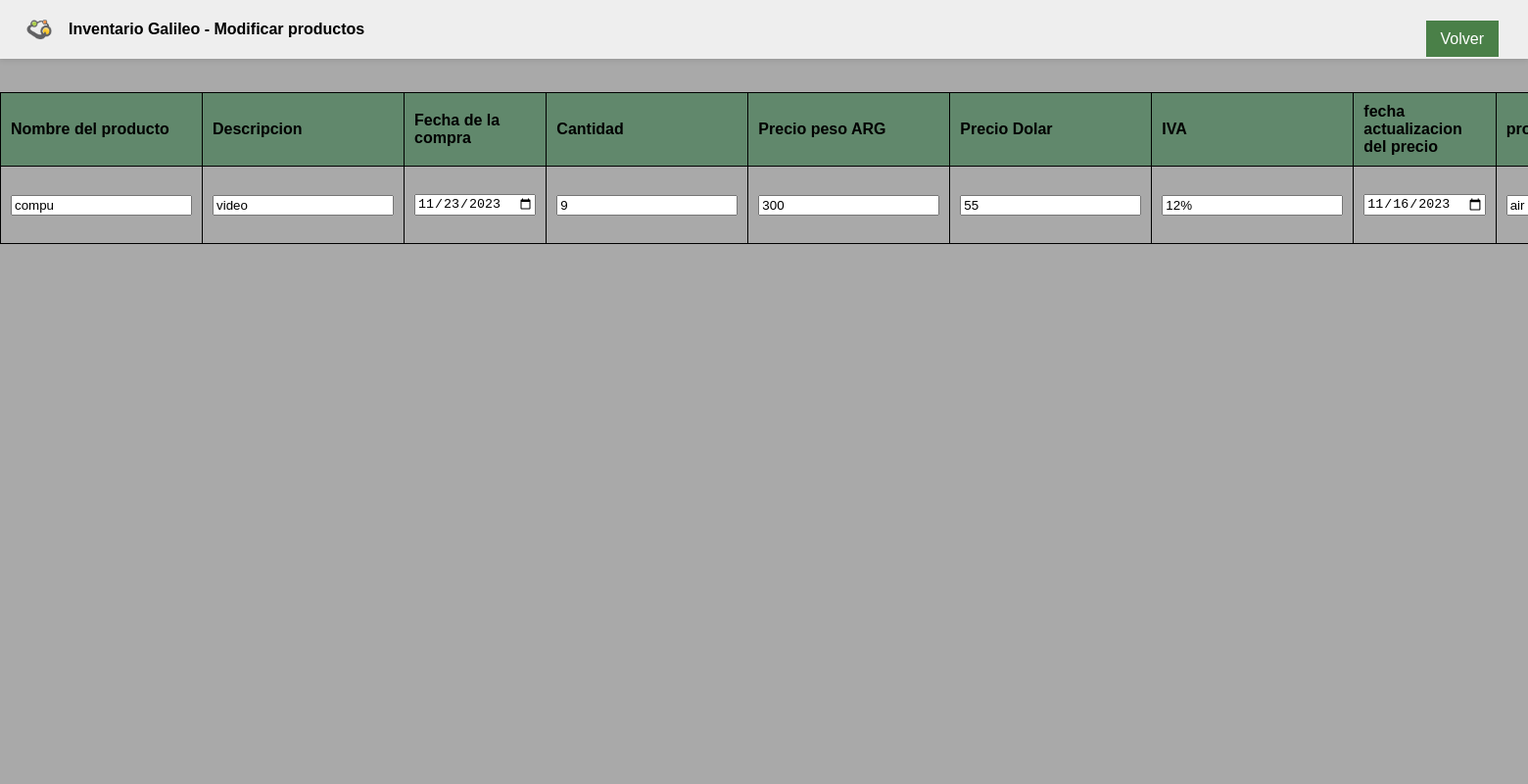
Page /modificar.php?id=57 on the committed database.
### tables this page shows
CREATE TABLE `datos` (
  `id` int(11) NOT NULL,
  `nombre_del_producto` varchar(45) NOT NULL,
  `descripcion` varchar(100) NOT NULL,
  `fecha_de_la_compra` date NOT NULL,
  `cantidad` int(100) NOT NULL,
  `precio_peso_ARG` decimal(65,0) NOT NULL,
  `precio_dolar` decimal(65,0) NOT NULL,
  `IVA` varchar(100) NOT NULL,
  `fecha_actualizacion_precio` date NOT NULL,
  `proveedor` varchar(100) NOT NULL
);

### modificar.php (the view, shortened to what this page needs)
<!DOCTYPE html>
<html>
<head>
  <link rel="stylesheet" type="text/css" href="stylesadmin.css">
  <link rel="stylesheet" href="style.css">
</head>
<body>
    <nav>
    <div class="navbar">
        <div class="navbar-left">
        <div class="hospital-icon"></div>
            <div class="hospital-name">Inventario Galileo - Modificar productos</div>
        </div>
    <div class="button-container">
      <a href="paginaprincipal.php" class="button">Volver</a>
    </div>
    </nav>
    <br>
    <br>
    <br>
<center>
  <table id="dataTable">
        <thead>
          <tr>
            <th>Nombre del producto</th>
            <th>Descripcion</th>
            <th>Fecha de la compra</th>
            <th>Cantidad</th>
            <th>Precio peso ARG</th>
            <th>Precio Dolar</th>
            <th>IVA</th>
            <th>fecha actualizacion del precio</th>
            <th>proveedor</th>
          </tr>
        </thead>
        <?php
        $conexion = new mysqli("localhost", "root", "", "galileo");
        $id = $_GET["id"];
        $query = "SELECT * FROM datos WHERE ID = $id ";
        $resultado = $conexion->query($query);
        while($row = $resultado->fetch_assoc()){
          ?>
            <form action="guardar.php" method="POST">
              <tr>
                <td><input type="text" required name="nombre_del_producto" value="<?php echo $row['nombre_del_producto']; ?>" /></td>
                <td><input type="text" required name="descripcion" value="<?php echo $row['descripcion']; ?>" /></td>
                <td><input type="date" required name="fecha_de_la_compra" value="<?php echo $row['fecha_de_la_compra']; ?>" /></td>
                <td><input type="text" required name="cantidad" value="<?php echo $row['cantidad']; ?>" /></td>
                <td><input type="text" required name="precio_peso_ARG" value="<?php echo $row['precio_peso_ARG']; ?>" /></td>
                <td><input type="text" required name="precio_dolar" value="<?php echo $row['precio_dolar']; ?>" /></td>
                <td><input type="text" required name="IVA" value="<?php echo $row['IVA']; ?>" /></td>
                <td><input type="date" required name="fecha_actualizacion_precio" value="<?php echo $row['fecha_actualizacion_precio']; ?>" /></td>
                <td><input type="text" required name="proveedor" value="<?php echo $row['proveedor']; ?>" /></td>
              </tr>
            </form>
          <?php
              }
          ?>
    </table>
</center>
<div class="background-image"></div>
</html>

### stylesadmin.css (style rules this page uses)
body { font-family: Arial, sans-serif; padding: 20px; margin: 0; height: 100%; }
.navbar { display: flex; justify-content: space-between; align-items: center; background-color: rgba(255, 255, 255, 0.8); padding: 10px 0; box-shadow: 0 2px 5px rgba(0, 0, 0, 0.1); position: fixed; top: 0; left: 0; right: 0; z-index: 100; }
.navbar-left { display: flex; align-items: center; }
.hospital-icon { width: 40px; height: 40px; background-image: url('liv-hospital2359-removebg-preview.png'); background-size: cover; margin-right: 10px; }
.hospital-name { font-weight: bold; }
.background-image { background-image: url('gris.jpg'); background-size: cover; background-position: center; width: 100%; height: 100%; position: fixed; top: 0; left: 0; z-index: -1; }
th, td { padding: 10px; text-align: left; border-bottom: 1px solid #ddd; }
.navbar { display: flex; justify-content: space-between; align-items: center; background-color:rgba(255, 255, 255, 0.8); padding: 10px 20px; box-shadow: 0 2px 5px rgba(0, 0, 0, 0.1); }
table { width: 100%; border-collapse: collapse; margin-top: 40px; }
table, th, td { border: 1px solid black; padding: 10px; text-align: left; margin-right: 10px; }
th { background-color: #0a5f2373; }
.button-container { text-align: center; margin-top: 20px; }
.button { position: relative; padding: 10px 15px; margin: 10px; font-size: 16px; cursor: pointer; border: none; background-color:rgba(44, 109, 42, 0.842); color: #ffffff; text-decoration: none; transition: background-color 0.3s, color 0.3s; }

### style.css (style rules this page uses)
body { font-family:Arial, Helvetica, sans-serif ; margin: 0; padding: 0; background: linear-gradient(to bottom, #70b88c, #06355c); }
.navbar { display: flex; justify-content: flex-end; align-items: center; background-color:rgba(255, 255, 255, 0.8); padding: 10px 20px; box-shadow: 0 2px 5px rgba(0, 0, 0, 0.1); }
.navbar-left { display: flex; align-items: center; margin-right: auto; }
.hospital-icon { width: 40px; height: 40px; background-image: url('img/logoG.png'); background-size: cover; margin-right: 10px; }
.hospital-name { font-weight: bold; margin-right: 10px; }

### rows in the picture
datos: nombre_del_producto "compu", descripcion "video", fecha_de_la_compra "11/23/2023", cantidad "9", precio_peso_ARG "300", precio_dolar "55", IVA "12%", fecha_actualizacion_precio "11/16/2023", proveedor "air"
